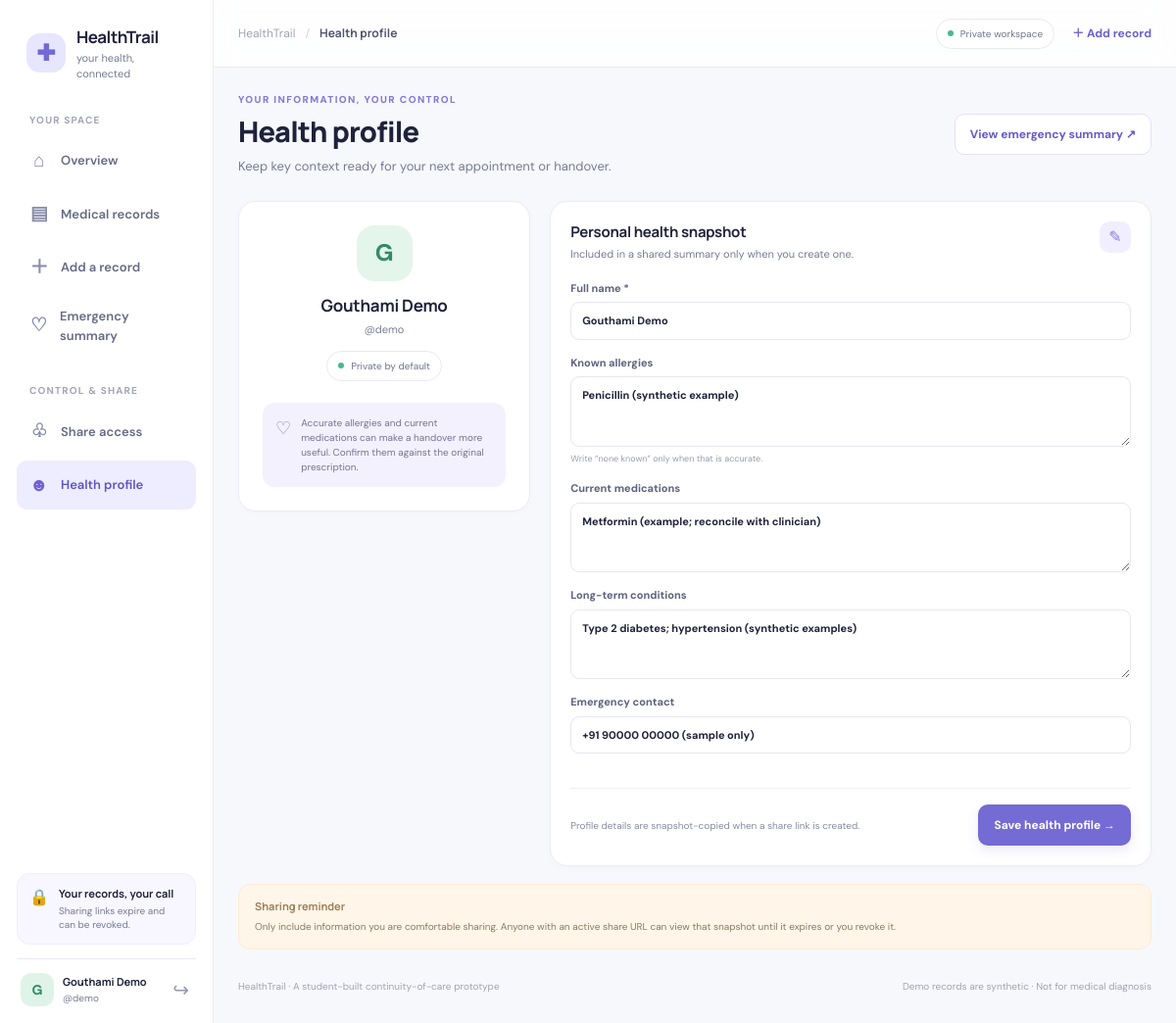
Screenshot of /profile (signed in) with the database file from the repository.
### tables this page shows
CREATE TABLE users (
                id INTEGER PRIMARY KEY AUTOINCREMENT,
                username TEXT NOT NULL UNIQUE COLLATE NOCASE,
                full_name TEXT NOT NULL,
                password_hash TEXT NOT NULL,
                allergies TEXT NOT NULL DEFAULT '',
                current_medications TEXT NOT NULL DEFAULT '',
                chronic_conditions TEXT NOT NULL DEFAULT '',
                emergency_contact TEXT NOT NULL DEFAULT '',
                created_at TEXT NOT NULL
            );

### app.py (the view, shortened to what this page needs)
    @app.route("/profile", methods=["GET", "POST"])
    @login_required
    def profile():
        db = get_db()
        user = db.execute("SELECT * FROM users WHERE id = ?", (current_user()["id"],)).fetchone()
        return render_template("profile.html", page_title="Health profile", user=user)

### templates/profile.html
{% extends 'base.html' %}
{% block content %}
<div class="page-intro"><div><span class="eyebrow">YOUR INFORMATION, YOUR CONTROL</span><h1>Health profile</h1><p class="muted">Keep key context ready for your next appointment or handover.</p></div><a class="btn btn-secondary" href="{{ url_for('emergency_card') }}">View emergency summary ↗</a></div>
<div class="profile-layout"><aside class="panel profile-intro-card"><div class="profile-avatar">{{ user['full_name'][:1]|upper }}</div><h2>{{ user['full_name'] }}</h2><p>@{{ user['username'] }}</p><span class="secure-pill"><span class="secure-dot"></span> Private by default</span><div class="profile-note"><span>♡</span><p>Accurate allergies and current medications can make a handover more useful. Confirm them against the original prescription.</p></div></aside>
<section class="panel profile-form-panel"><div class="panel-heading"><div><h2>Personal health snapshot</h2><p>Included in a shared summary only when you create one.</p></div><span class="panel-icon">✎</span></div><form method="post" class="profile-form"><input type="hidden" name="csrf_token" value="{{ csrf_token() }}">
<label>Full name *<input name="full_name" required value="{{ user['full_name'] }}"></label>
<label>Known allergies<textarea name="allergies" rows="3" placeholder="List the allergy and any documented reaction, if known">{{ user['allergies'] }}</textarea><small>Write “none known” only when that is accurate.</small></label>
<label>Current medications<textarea name="current_medications" rows="3" placeholder="Medication names; verify dose from current prescription">{{ user['current_medications'] }}</textarea></label>
<label>Long-term conditions<textarea name="chronic_conditions" rows="3" placeholder="e.g. diabetes, hypertension, asthma (as diagnosed by a clinician)">{{ user['chronic_conditions'] }}</textarea></label>
<label>Emergency contact<input name="emergency_contact" value="{{ user['emergency_contact'] }}" maxlength="200" placeholder="Name and phone, if you choose to store it"></label>
<div class="form-footer"><p>Profile details are snapshot-copied when a share link is created.</p><button type="submit" class="btn btn-primary">Save health profile →</button></div></form></section></div>
<div class="notice notice-warm"><strong>Sharing reminder</strong><p>Only include information you are comfortable sharing. Anyone with an active share URL can view that snapshot until it expires or you revoke it.</p></div>
{% endblock %}

### templates/base.html (shortened to what this page needs)
<!doctype html>
<html lang="en">
<head>
  <link rel="stylesheet" href="{{ url_for('static', filename='style.css') }}">
</head>
<body>
  <div class="app-shell {% if not current_user() and request.endpoint in ['login', 'signup'] %}auth-shell{% elif not current_user() %}guest-shell{% endif %}">
    {% if current_user() %}
    <aside class="sidebar">
      <a href="{{ url_for('dashboard') }}" class="brand">
        <span class="brand-mark">✚</span>
        <span><strong>HealthTrail</strong><small>your health, connected</small></span>
      </a>
      <div class="nav-label">YOUR SPACE</div>
      <nav class="side-nav">
        <a class="nav-item {% if request.endpoint == 'dashboard' %}active{% endif %}" href="{{ url_for('dashboard') }}"><span>⌂</span> Overview</a>
        <a class="nav-item {% if request.endpoint in ['records', 'record_detail', 'new_record', 'extract_upload', 'edit_record'] %}active{% endif %}" href="{{ url_for('records') }}"><span>▤</span> Medical records</a>
        <a class="nav-item {% if request.endpoint == 'new_record' %}active{% endif %}" href="{{ url_for('new_record') }}"><span>＋</span> Add a record</a>
        <a class="nav-item {% if request.endpoint == 'emergency_card' %}active{% endif %}" href="{{ url_for('emergency_card') }}"><span>♡</span> Emergency summary</a>
      </nav>
      <div class="nav-label">CONTROL & SHARE</div>
      <nav class="side-nav">
        <a class="nav-item {% if request.endpoint in ['sharing', 'public_share'] %}active{% endif %}" href="{{ url_for('sharing') }}"><span>♧</span> Share access</a>
        <a class="nav-item {% if request.endpoint == 'profile' %}active{% endif %}" href="{{ url_for('profile') }}"><span>☻</span> Health profile</a>
      </nav>
      <div class="sidebar-bottom">
        <div class="privacy-mini"><span>🔒</span><div><strong>Your records, your call</strong><p>Sharing links expire and can be revoked.</p></div></div>
        <div class="user-mini"><span class="avatar">{{ current_user()['full_name'][:1]|upper }}</span><div class="user-mini-text"><strong>{{ current_user()['full_name'] }}</strong><small>@{{ current_user()['username'] }}</small></div>
          <form method="post" action="{{ url_for('logout') }}"><input type="hidden" name="csrf_token" value="{{ csrf_token() }}"><button class="logout-icon" type="submit" title="Sign out" aria-label="Sign out">↪</button></form>
        </div>
      </div>
    </aside>
    {% endif %}
    <main class="main-area {% if not current_user() and request.endpoint in ['login', 'signup'] %}auth-main{% elif not current_user() %}guest-main{% endif %}">
      {% if current_user() %}
      <header class="topbar">
        <div class="breadcrumb"><span>HealthTrail</span><span class="crumb-sep">/</span><strong>{{ page_title or 'Overview' }}</strong></div>
        <div class="topbar-actions"><span class="secure-pill"><span class="secure-dot"></span> Private workspace</span><a class="topbar-add" href="{{ url_for('new_record') }}">＋ Add record</a></div>
      </header>
      {% endif %}
      <div class="content-wrap {% if not current_user() and request.endpoint in ['login', 'signup'] %}auth-content{% elif not current_user() %}guest-content{% endif %}">
        {% block content %}{% endblock %}
        <footer class="page-footer"><span>HealthTrail · A student-built continuity-of-care prototype</span><span>Demo records are synthetic · Not for medical diagnosis</span></footer>
      </div>
    </main>
  </div>
</body>
</html>

### rows the page displays
users: full_name "G", full_name "Gouthami Demo", username "demo", allergies "Penicillin (synthetic example)", current_medications "Metformin (example; reconcile with clinician)", chronic_conditions "Type 2 diabetes; hypertension (synthetic examples)", emergency_contact "+91 90000 00000 (sample only)"

### other values shown
{{ page_title or 'Overview' }} "Health profile"
